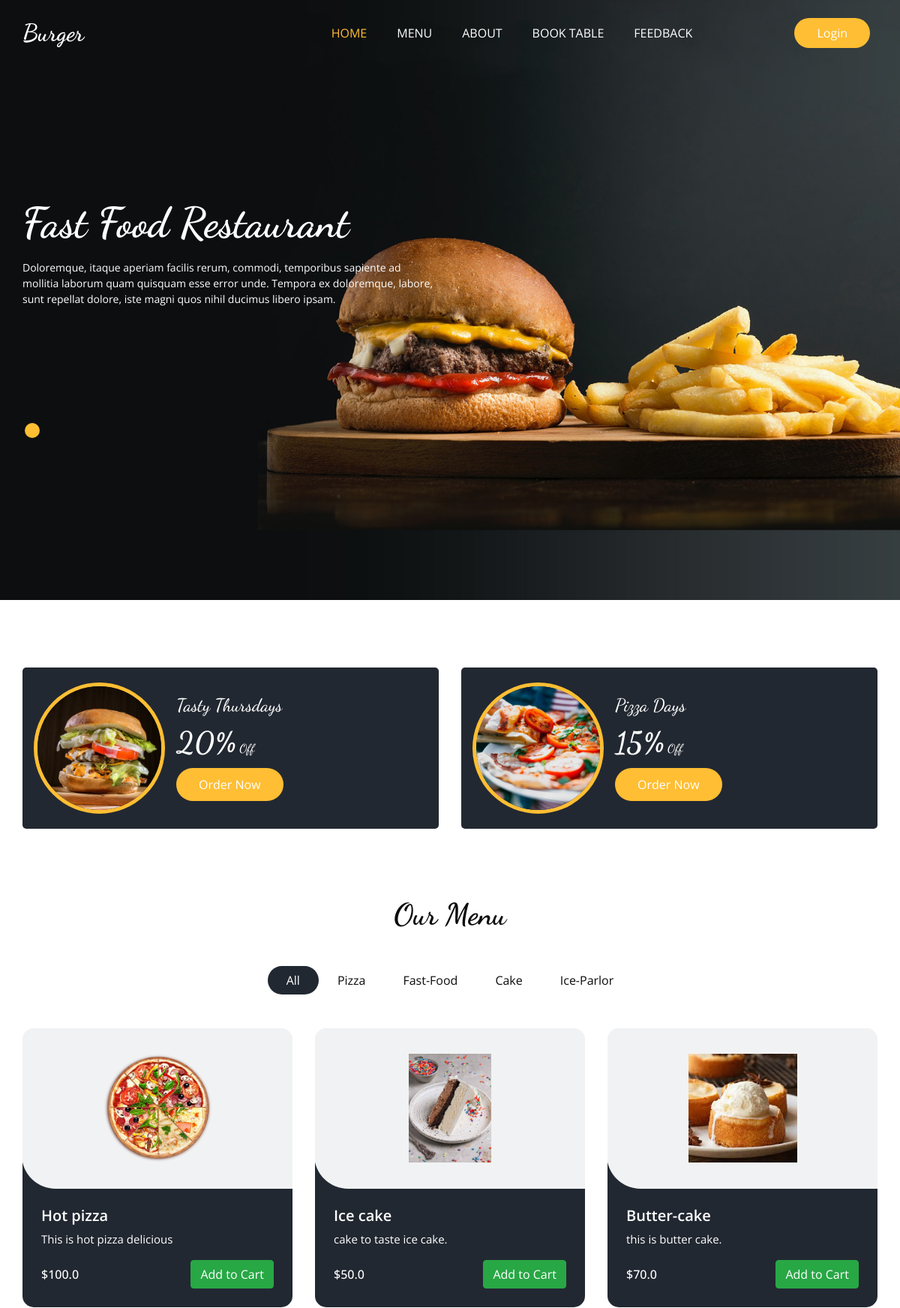
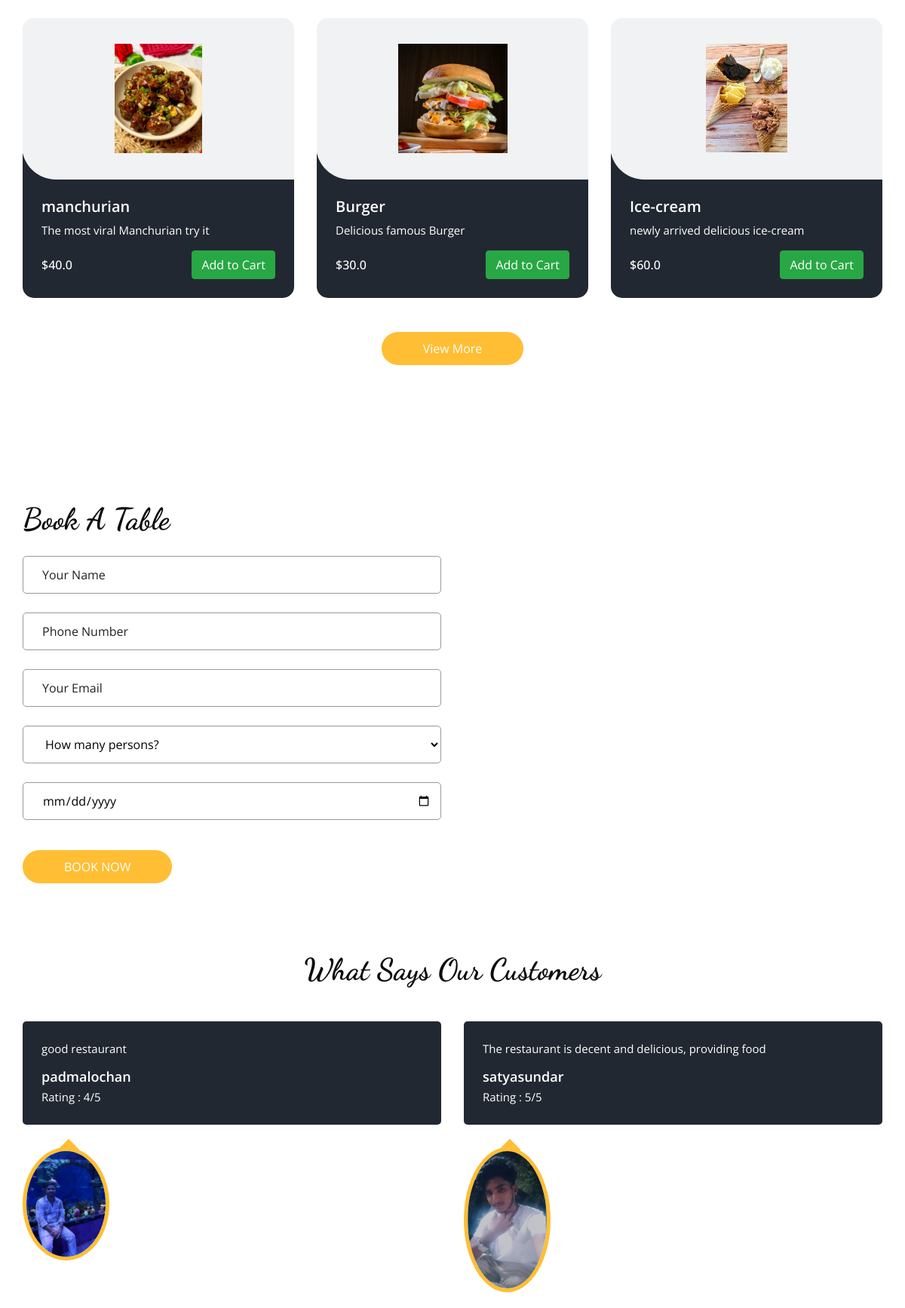
The page / (upper part) on the database its author committed (2 pictures, top to bottom).
### base_app/models.py (models this page shows, shortened)
class Category(models.Model):
    category_name = models.CharField(max_length=50)
    slug =models.SlugField(unique=True)
    class Meta:
        verbose_name_plural ='Category'

class Item(models.Model):
    item_name =models.CharField(max_length=40)
    description=models.TextField()
    price =models.FloatField()
    category =models.ForeignKey(Category, related_name='items', on_delete=models.CASCADE)
    image =models.ImageField(upload_to='items/')
    class Meta:
        verbose_name_plural ='Items'

class Feedback(models.Model):
    user_name =models.CharField(max_length=30)
    description =models.TextField()
    rating =models.IntegerField()
    selfie =models.ImageField(upload_to='feedback/',blank=True)
    class Meta:
        verbose_name_plural ='Feedback'

### base_app/views.py (the view)
# urls.py: path('',views.Homeview,name='home'),
def Homeview(request):
    items =Item.objects.all()
    offer_item = Item.objects.first()
    list =Category.objects.all()
    review =Feedback.objects.all()
    return render(request, 'home.html',{'items':items,'list':list,'review':review,'offer_item':offer_item})

### Templates/home.html (shortened to what this page needs)
{% extends "base.html" %}
{% block home_status %}active{% endblock home_status %}
{% load static %}
{% block slider %}
    <section class="slider_section ">
      <div id="customCarousel1" class="carousel slide" data-ride="carousel">
        <div class="carousel-inner">
          <div class="carousel-item active">
            <div class="container ">
              <div class="row">
                <div class="col-md-7 col-lg-6 ">
                  <div class="detail-box">
                    <h1>
                      Fast Food Restaurant
                    </h1>
                    <p>
                      Doloremque, itaque aperiam facilis rerum, commodi, temporibus sapiente ad mollitia laborum quam quisquam esse error unde. Tempora ex doloremque, labore, sunt repellat dolore, iste magni quos nihil ducimus libero ipsam.
                    </p>
                  </div>
                </div>
              </div>
            </div>
          </div>
        </div>
        <div class="container">
          <ol class="carousel-indicators">
            <li data-target="#customCarousel1" data-slide-to="0" class="active"></li>
          </ol>
        </div>
      </div>
    </section>
    {% endblock slider %}
{% block main %}
  <section class="offer_section layout_padding-bottom">
    <div class="offer_container">
      <div class="container ">
        <div class="row">
          <div class="col-md-6  ">
            <div class="box ">
              <div class="img-box">
                <img src="{% static 'images/o1.jpg' %}" alt="">
              </div>
              <div class="detail-box">
                <h5>
                  Tasty Thursdays
                </h5>
                <h6>
                  <span>20%</span> Off
                </h6>
               <a href="{% url 'checkout' %}"
   class="order-offer"
   data-item-id="{{ offer_item.id}}"
   data-discount="20">
  Order Now
</a>
              </div>
            </div>
          </div>
          <div class="col-md-6  ">
            <div class="box ">
              <div class="img-box">
                <img src="{% static 'images/o2.jpg' %}" alt="">
              </div>
              <div class="detail-box">
                <h5>
                  Pizza Days
                </h5>
                <h6>
                  <span>15%</span> Off
                </h6>
                  <a href="{% url 'cart-page' %}" class="order-offer" data-item-id="{{ offer_item.id}}" data-discount="15">Order Now</a>
              </div>
            </div>
          </div>
        </div>
      </div>
    </div>
  </section>
  <section class="food_section layout_padding-bottom">
    <div class="container">
      <div class="heading_container heading_center">
        <h2>
          Our Menu
        </h2>
      </div>
      <ul class="filters_menu">
        <li class="active" data-filter="*">All</li>
        {% for li in list %}
         <li data-filter=".{{ li.slug }}">{{li.category_name}}</li>
        {% endfor %}
      </ul>
      <div class="filters-content">
        <div class="row grid">
         {% for item in items %}
          <div class="col-sm-6 col-lg-4 all {{ item.category.slug }}">
            <div class="box">
              <div>
                <div class="img-box">
                  <img src="/media/{{item.image}} " alt="{{item.image}}">
                </div>
                <div class="detail-box">
                  <h5>
                    {{item.item_name}}
                  </h5>
                  <p>
                   {{ item.description }}
                  </p>
                  <div class="options">
                    <h6>
                      ${{item.price}}
                    </h6>
                    <button class="btn btn-success add-to-cart" data-item-id="{{ item.id }}" data-discount="0">Add to Cart
</button>
                  </div>
                </div>
              </div>
            </div>
          </div>
          {% endfor %}
        </div>
      </div>
      <div class="btn-box">
        <a href="{% url 'menu' %}">
          View More
        </a>
      </div>
    </div>
  </section>
  <section class="book_section layout_padding">
    <div class="container">
      <div class="heading_container">
        <h2>
          Book A Table
        </h2>
      </div>
      <div class="row">
        <div class="col-md-6">
          <div class="form_container">
            <form action="{% url 'book-table' %}" method='POST'>{% csrf_token %}
              <div>
                <input type="text" class="form-control" name="user_name" required placeholder="Your Name" />
              </div>
              <div>
                <input type="text" class="form-control" name="phone_number" required placeholder="Phone Number" />
              </div>
              <div>
                <input type="email" class="form-control" name="user_email" placeholder="Your Email" />
              </div>
              <div>
                <select class="form-control nice-select wide" required name="total_person">
                  <option value="" disabled selected>
                    How many persons?
                  </option>
                </select>
              </div>
              <div>
                <input type="date" required name="booking_date" class="form-control">
              </div>
              <div class="btn_box">
                <button>
                  Book Now
                </button>
              </div>
            </form>
          </div>
        </div>
        <div class="col-md-6">
          <div class="map_container ">
            <div id="googleMap"></div>
          </div>
        </div>
      </div>
    </div>
  </section>
  <section class="client_section layout_padding-bottom">
    <div class="container">
      <div class="heading_container heading_center psudo_white_primary mb_45">
        <h2>
          What Says Our Customers
        </h2>
      </div>
      <div class="carousel-wrap row ">
        <div class="owl-carousel client_owl-carousel">
         {% for rev in review %}
          <div class="item">
            <div class="box">
              <div class="detail-box">
                <p>
                 {{rev.description}}
                </p>
                <h6>
                  {{rev.user_name}}
                </h6>
                <p>
                  Rating : {{rev.rating}}/5
                </p>
              </div>
              <div class="img-box">
                <img src="/media/{{rev.selfie}}" alt="{{rev.selfie}}" class="box-img">
              </div>
            </div>
          </div>
          {% endfor %}
        </div>
      </div>
    </div>
  </section>
{% endblock main %}

### Static/css/responsive.css (style rules this page uses)
@media (min-width: 1200px) { .container { max-width: 1170px; } }

### rows shown on the page
Category: category_name "Pizza"
Category: category_name "Fast-Food"
Category: category_name "Cake"
Category: category_name "Ice-Parlor"
Item: image (picture), item_name "Hot pizza", description "This is hot pizza delicious", price "100.0"
Item: image (picture), item_name "Ice cake", description "cake to taste ice cake.", price "50.0"
Item: image (picture), item_name "Butter-cake", description "this is butter cake.", price "70.0"
Item: image (picture), item_name "manchurian", description "The most viral Manchurian try it", price "40.0"
Item: image (picture), item_name "Burger", description "Delicious famous Burger", price "30.0"
Item: image (picture), item_name "Ice-cream", description "newly arrived delicious ice-cream", price "60.0"
Feedback: description "good restaurant", user_name "padmalochan", rating "4", selfie (picture)
Feedback: description "The restaurant is decent and delicious, providing food", user_name "satyasundar", rating "5", selfie (picture)
